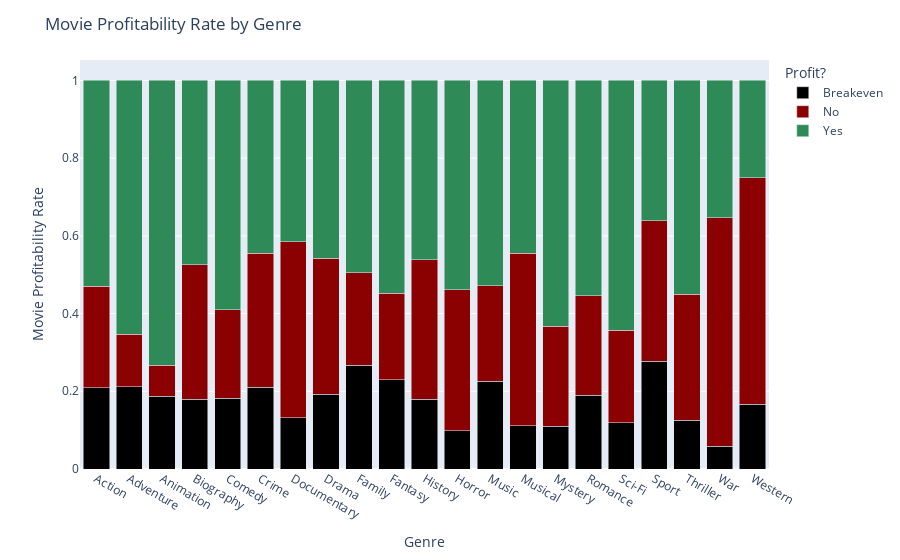

Here is the notebook cell this chart was saved with:
### Code cell
# Now, we want to make another dataframe that groups each genre together and counts the number of movies that were in the green, black, and red.
df_stacked = profit_genreDF.groupby(['genres', 'Profit?']).size().reset_index(name='counts')
# Standardize by genres
df_stacked['counts'] = df_stacked.groupby('genres')['counts'].apply(lambda x: x/x.sum())
# Generate Bar Graph
genreProfitStacked = px.bar(df_stacked, x = 'genres', y = 'counts', color = 'Profit?', barmode = 'stack', color_discrete_map = {'Breakeven': 'black', 'Yes':'seagreen','No':'darkred'})
genreProfitStacked.update_layout(yaxis_title='Movie Profitability Rate', xaxis_title='Genre', title = 'Movie Profitability Rate by Genre')

### Figure 1 — Plotly figure (JSON) as saved in the notebook; plotly's stock layout.template omitted (floating-point values rounded to 4 significant figures)
{"data": [{"alignmentgroup": "True", "hovertemplate": "Profit?=Breakeven<br>genres=%{x}<br>counts=%{y}<extra></extra>", "legendgroup": "Breakeven", "marker": {"color": "black"}, "name": "Breakeven", "offsetgroup": "Breakeven", "orientation": "v", "showlegend": true, "textposition": "auto", "type": "bar", "x": ["Action", "Adventure", "Animation", "Biography", "Comedy", "Crime", "Documentary", "Drama", "Family", "Fantasy", "History", "Horror", "Music", "Musical", "Mystery", "Romance", "Sci-Fi", "Sport", "Thriller", "War", "Western"], "xaxis": "x", "y": [0.2092, 0.2122, 0.1867, 0.1799, 0.1824, 0.2099, 0.1321, 0.1923, 0.2673, 0.2302, 0.1795, 0.09845, 0.2264, 0.1111, 0.1103, 0.1897, 0.1189, 0.2778, 0.1259, 0.05882, 0.1667], "yaxis": "y"}, {"alignmentgroup": "True", "hovertemplate": "Profit?=No<br>genres=%{x}<br>counts=%{y}<extra></extra>", "legendgroup": "No", "marker": {"color": "darkred"}, "name": "No", "offsetgroup": "No", "orientation": "v", "showlegend": true, "textposition": "auto", "type": "bar", "x": ["Action", "Adventure", "Animation", "Biography", "Comedy", "Crime", "Documentary", "Drama", "Family", "Fantasy", "History", "Horror", "Music", "Musical", "Mystery", "Romance", "Sci-Fi", "Sport", "Thriller", "War", "Western"], "xaxis": "x", "y": [0.2615, 0.1341, 0.08, 0.3453, 0.2272, 0.3457, 0.4528, 0.3501, 0.2376, 0.2222, 0.359, 0.3627, 0.2453, 0.4444, 0.2574, 0.2564, 0.2378, 0.3611, 0.3237, 0.5882, 0.5833], "yaxis": "y"}, {"alignmentgroup": "True", "hovertemplate": "Profit?=Yes<br>genres=%{x}<br>counts=%{y}<extra></extra>", "legendgroup": "Yes", "marker": {"color": "seagreen"}, "name": "Yes", "offsetgroup": "Yes", "orientation": "v", "showlegend": true, "textposition": "auto", "type": "bar", "x": ["Action", "Adventure", "Animation", "Biography", "Comedy", "Crime", "Documentary", "Drama", "Family", "Fantasy", "History", "Horror", "Music", "Musical", "Mystery", "Romance", "Sci-Fi", "Sport", "Thriller", "War", "Western"], "xaxis": "x", "y": [0.5293, 0.6537, 0.7333, 0.4748, 0.5904, 0.4444, 0.4151, 0.4576, 0.495, 0.5476, 0.4615, 0.5389, 0.5283, 0.4444, 0.6324, 0.5538, 0.6434, 0.3611, 0.5504, 0.3529, 0.25], "yaxis": "y"}], "layout": {"barmode": "stack", "legend": {"title": {"text": "Profit?"}, "tracegroupgap": 0}, "margin": {"t": 60}, "title": {"text": "Movie Profitability Rate by Genre"}, "xaxis": {"anchor": "y", "domain": [0, 1], "title": {"text": "Genre"}}, "yaxis": {"anchor": "x", "domain": [0, 1], "title": {"text": "Movie Profitability Rate"}}}}
